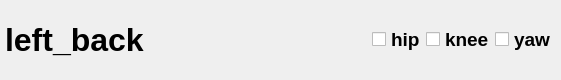
<?xml version="1.0" encoding="UTF-8"?>
<ui version="4.0">
 <class>DataPlotWidget</class>
 <widget class="QWidget" name="DataPlotWidget">
  <property name="geometry">
   <rect>
    <x>0</x>
    <y>0</y>
    <width>561</width>
    <height>80</height>
   </rect>
  </property>
  <property name="acceptDrops">
   <bool>true</bool>
  </property>
  <property name="windowTitle">
   <string>Plot</string>
  </property>
  <layout class="QVBoxLayout" name="verticalLayout">
   <property name="spacing">
    <number>0</number>
   </property>
   <property name="leftMargin">
    <number>0</number>
   </property>
   <property name="topMargin">
    <number>0</number>
   </property>
   <property name="rightMargin">
    <number>0</number>
   </property>
   <property name="bottomMargin">
    <number>0</number>
   </property>
   <item>
    <layout class="QHBoxLayout" name="dataPlotControls">
     <property name="spacing">
      <number>0</number>
     </property>
     <property name="leftMargin">
      <number>5</number>
     </property>
     <property name="topMargin">
      <number>5</number>
     </property>
     <property name="rightMargin">
      <number>5</number>
     </property>
     <property name="bottomMargin">
      <number>5</number>
     </property>
     <item>
      <widget class="QLabel" name="label">
       <property name="font">
        <font>
         <pointsize>24</pointsize>
         <weight>75</weight>
         <bold>true</bold>
        </font>
       </property>
       <property name="text">
        <string>left_back</string>
       </property>
      </widget>
     </item>
     <item>
      <spacer name="horizontalSpacer_2">
       <property name="orientation">
        <enum>Qt::Horizontal</enum>
       </property>
       <property name="sizeHint" stdset="0">
        <size>
         <width>40</width>
         <height>20</height>
        </size>
       </property>
      </spacer>
     </item>
     <item>
      <widget class="QCheckBox" name="checkBox_hip">
       <property name="font">
        <font>
         <pointsize>14</pointsize>
         <weight>75</weight>
         <bold>true</bold>
        </font>
       </property>
       <property name="text">
        <string>hip</string>
       </property>
      </widget>
     </item>
     <item>
      <widget class="QCheckBox" name="checkBox_knee">
       <property name="font">
        <font>
         <pointsize>14</pointsize>
         <weight>75</weight>
         <bold>true</bold>
        </font>
       </property>
       <property name="text">
        <string>knee</string>
       </property>
      </widget>
     </item>
     <item>
      <widget class="QCheckBox" name="checkBox_yaw">
       <property name="font">
        <font>
         <pointsize>14</pointsize>
         <weight>75</weight>
         <bold>true</bold>
        </font>
       </property>
       <property name="text">
        <string>yaw</string>
       </property>
      </widget>
     </item>
    </layout>
   </item>
   <item>
    <layout class="QHBoxLayout" name="data_plot_layout">
     <property name="spacing">
      <number>0</number>
     </property>
    </layout>
   </item>
  </layout>
 </widget>
 <resources/>
 <connections/>
</ui>
